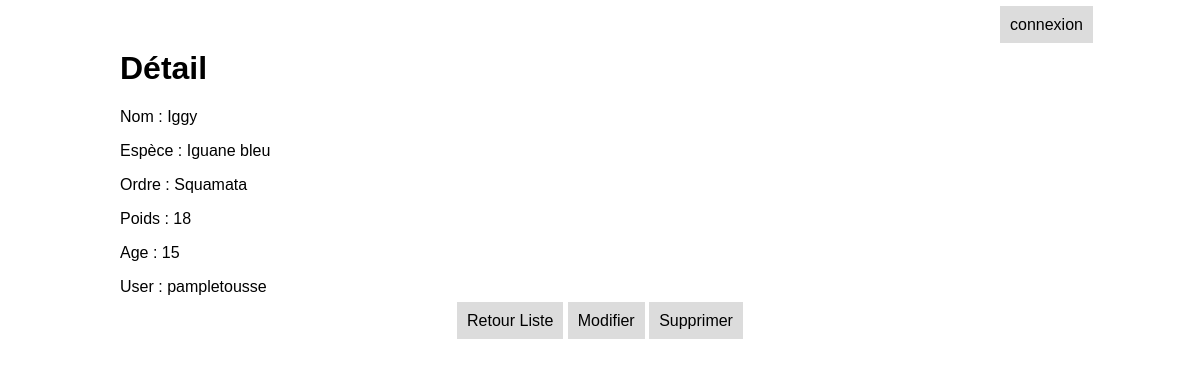
The app's page /detail/6 with its own data.
### reptiles_app/models.py (models this page shows)
class Reptile(models.Model):
    nom = models.CharField(max_length=100)
    nomEspece = models.CharField(max_length=200)
    ordre = models.CharField(max_length=200)
    age = models.PositiveIntegerField(default=0)
    poids = models.PositiveIntegerField()
    user = models.ForeignKey(User,on_delete=models.CASCADE)

### reptiles_app/views.py (the view)
# urls.py: path('detail/<int:pk>',views.detail,name='detail'),
def detail(request,pk):
    template = loader.get_template("reptiles/detail.html")
    reptile = get_object_or_404(Reptile,pk=pk)
    context = getUserContext(request)
    context['reptile']=reptile
    return HttpResponse(template.render(context,request))

### reptiles_app/views.py (called while the page is built)
def getUserContext(request):
    context={}
    if request.user.is_authenticated == False:
        nom = ""
        codeco = "connexion"
    else:
        nom = request.user.username
        codeco = "deconnexion"
    context["userContext"]=nom
    context["codeco"]=codeco
    return context

### reptiles_app/templates/reptiles/detail.html
{% extends "reptiles/layout.html" %}
{% block content %}
<h1>Détail</h1>
<p>Nom : {{reptile.nom}}</p>
<p>Espèce : {{reptile.nomEspece}}</p>
<p>Ordre : {{reptile.ordre}}</p>
<p>Poids : {{reptile.poids}}</p>
<p>Age : {{reptile.age}}</p>
<p>User : {{reptile.user}}</p>
<div class="btnBottom">
    <a href="{% url 'liste' %}" title="Liste">Retour Liste</a>
    <a href="{% url 'update' reptile.pk %}" title="Modifier">Modifier</a>
    <a href="{% url 'delete' reptile.pk %}" title="Supprimer">Supprimer</a>
</div>
{% endblock %}

### reptiles_app/static/css/style.css (style rules this page uses)
body { margin: 0; padding: 0; box-sizing: border-box; font-family: Arial, Helvetica, sans-serif; }
a { text-decoration: none; color: #000; background-color: rgb(220, 220, 220); padding: 10px; }
.btnBottom { display: block; text-align: center; margin: 0 auto; }

### records on screen
Reptile: nom "Iggy", nomEspece "Iguane bleu", ordre "Squamata", poids "18", age "15", user "pampletousse"

### other values on screen
{{ codeco }} "connexion"
